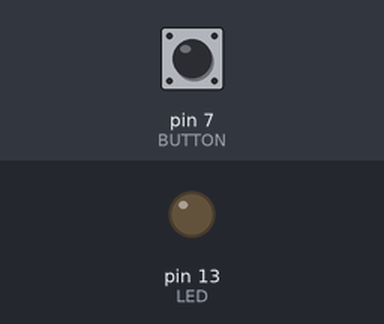
A sketch run on a simulated Arduino Uno, built with avr-gcc and run on an emulated ATmega328P. Parts: output pins drawn as LEDs (lit = HIGH). The test bench sets the inputs (shaded band); at power-on: pin 7 (BUTTON) LOW.

Above: at 1.2 s.
1.3 s: pin 7 (BUTTON) pulled HIGH for 0.15 s
At 1.37 s:
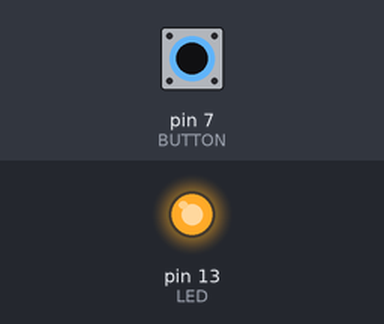
2.9 s: pin 7 (BUTTON) pulled HIGH for 3.2 s
At 7.1 s:
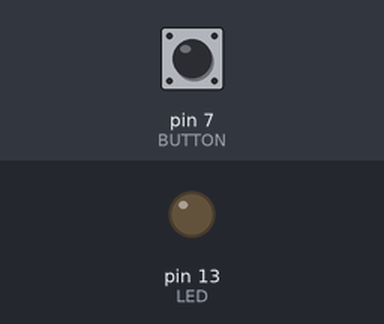
Timing chart, 0 to 8.6 s (numbered marks = the images above; inputs shaded):
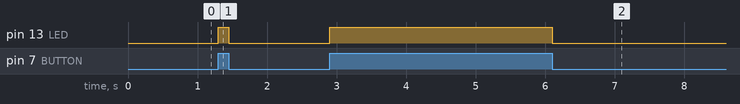

The sketch:

pushbutton_on_or_off.ino
```cpp
const int LED = 13; // the pin for our lights
const int BUTTON = 7; // the pin for the button
int vsl = 0; // input state
void setup() {
 pinMode(LED,OUTPUT);
 pinMode(BUTTON,INPUT);

}

void loop() {
  vsl = digitalRead(BUTTON);

  if(vsl == HIGH) {
      digitalWrite(LED,HIGH);
    } else{
      digitalWrite(LED,LOW);
    }
}
```

Measured:
- after the input at 1.3 s, pin 13 (LED): LOW → HIGH at once, → LOW 0.15 s later
- after the input at 2.9 s, pin 13 (LED): LOW → HIGH at once, → LOW 3.2 s later
